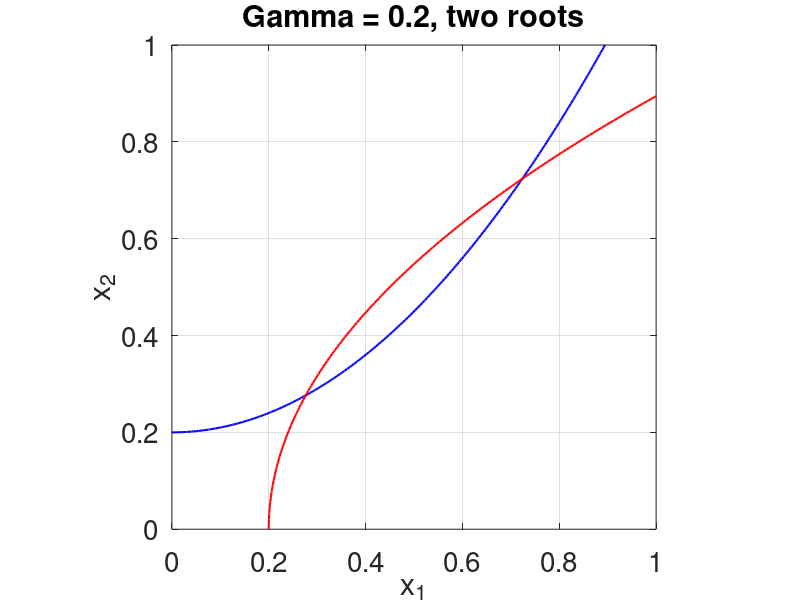
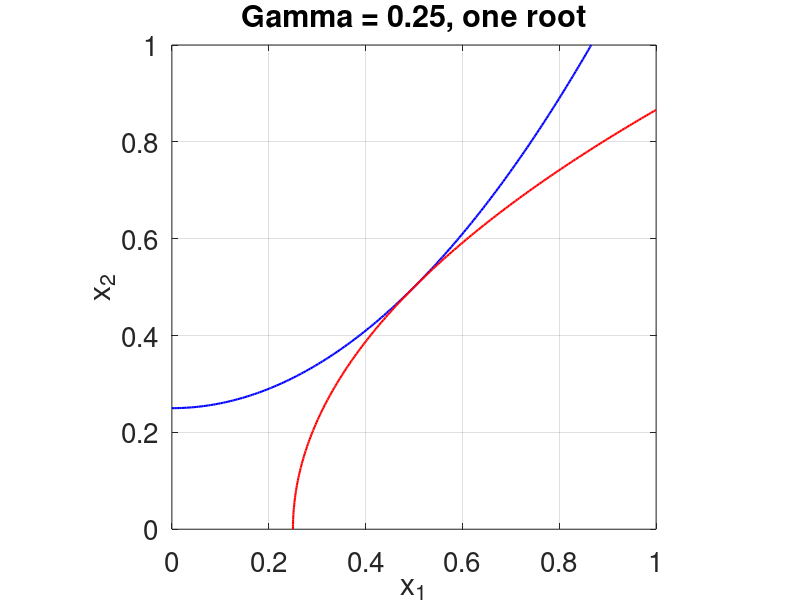
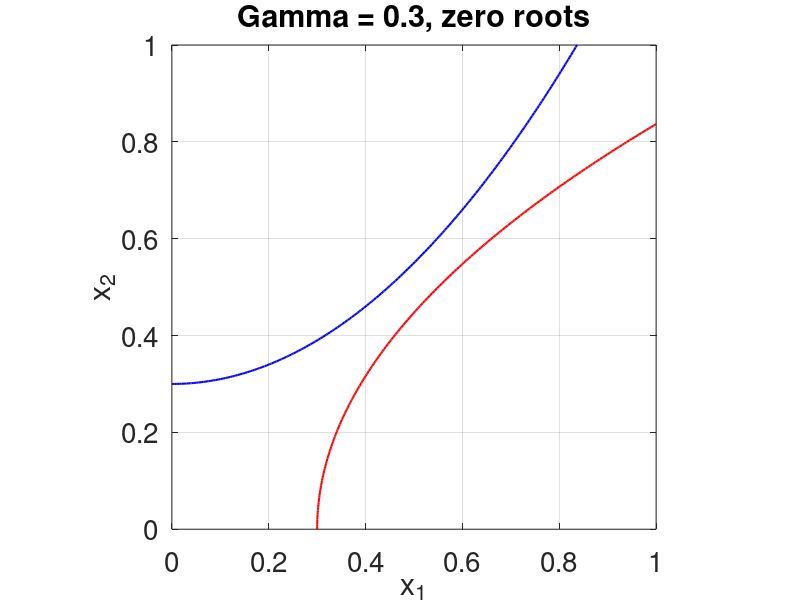

Recreate these plots in MATLAB, in order.
%% Two-dimensional nonlinear roots example
% Plot roots of two-dimensional nonlinear equation graphically 
% as parameter gamma changes
clear

% Define two-dimensional functions f1, f2 : R^2 -> R^2
% Roots are defined by intersection of level curves f1(x1,x2) = 0 and f2(x1,x2) = 0
f1 = @(x1,x2,gamma)  x1.^2 - x2    + gamma;
f2 = @(x1,x2,gamma) -x1    + x2.^2 + gamma;

x=linspace(0,1,200);[x,y]=meshgrid(x,x);    % generate grid

%% Two roots with gamma = 0.2
gamma = 0.2;
contour(x,y,f1(x,y,gamma),[0 0],'b','linewidth',1.5); % plot contour f1 = 0
hold on;
contour(x,y,f2(x,y,gamma),[0 0],'r','linewidth',1.5); % plot contour f2 = 0
grid on;axis('equal');xlabel('x_1');ylabel('x_2');title('Gamma = 0.2, two roots');
set(gca,'fontsize',20)

%% One root with gamma = 0.25
gamma = 0.25;
figure;
contour(x,y,f1(x,y,gamma),[0 0],'b','linewidth',1.5); % plot contour f1 = 0
hold on;
contour(x,y,f2(x,y,gamma),[0 0],'r','linewidth',1.5); % plot contour f2 = 0
grid on;axis('equal');xlabel('x_1');ylabel('x_2');title('Gamma = 0.25, one root');
set(gca,'fontsize',20)

%% Zero roots with gamma = 0.3
gamma = 0.3;
figure;
contour(x,y,f1(x,y,gamma),[0 0],'b','linewidth',1.5); % plot contour f1 = 0
hold on;
contour(x,y,f2(x,y,gamma),[0 0],'r','linewidth',1.5); % plot contour f2 = 0
grid on;axis('equal');xlabel('x_1');ylabel('x_2');title('Gamma = 0.3, zero roots');
set(gca,'fontsize',20)
